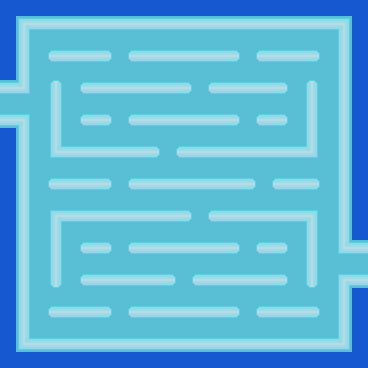

The image is a tile-based game level rendered from a .tmx file. Its description and complete source (layers, tilesets, objects, tile grids) follow:
An orthogonal 23x23 tile map with 16x16 px tiles, 2 tile layers (floor, walls).

<map version="1.10" tiledversion="1.10.1" orientation="orthogonal" renderorder="right-down" width="23" height="23" tilewidth="16" tileheight="16" infinite="0" nextlayerid="3" nextobjectid="1">
 <editorsettings>
  <export target="assets/yetimap.json" format="json" />
 </editorsettings>
 <tileset firstgid="1" name="pacmap" tilewidth="16" tileheight="16" tilecount="16" columns="4">
  <image source="pacmap.png" width="64" height="64" />
 </tileset>
 <layer id="1" name="floor" width="23" height="23">
  <data encoding="csv">
10,10,10,10,10,10,10,10,10,10,10,10,10,10,10,10,10,10,10,10,10,10,10,
10,6,6,6,6,6,6,6,6,6,6,6,6,6,6,6,6,6,6,6,6,10,10,
10,6,6,6,6,6,6,6,6,6,6,6,6,6,6,6,6,6,6,6,6,6,10,
10,6,6,6,6,6,6,6,6,6,6,6,6,6,6,6,6,6,6,6,6,6,10,
10,6,6,6,6,6,6,6,6,6,6,6,6,6,6,6,6,6,6,6,6,6,10,
6,6,6,6,6,6,6,6,6,6,6,6,6,6,6,6,6,6,6,6,6,6,10,
6,6,6,6,6,6,6,6,6,6,6,6,6,6,6,6,6,6,6,6,6,6,10,
6,6,6,6,6,6,6,6,6,6,6,6,6,6,6,6,6,6,6,6,6,6,10,
10,6,6,6,6,6,6,6,6,6,6,6,6,6,6,6,6,6,6,6,6,6,10,
10,6,6,6,6,6,6,6,6,6,6,6,6,6,6,6,6,6,6,6,6,6,10,
10,6,6,6,6,6,6,6,6,6,6,6,6,6,6,6,6,6,6,6,6,6,10,
10,6,6,6,6,6,6,6,6,6,6,6,6,6,6,6,6,6,6,6,6,6,10,
10,6,6,6,6,6,6,6,6,6,6,6,6,6,6,6,6,6,6,6,6,6,10,
10,6,6,6,6,6,6,6,6,6,6,6,6,6,6,6,6,6,6,6,6,6,10,
10,6,6,6,6,6,6,6,6,6,6,6,6,6,6,6,6,6,6,6,6,6,10,
10,6,6,6,6,6,6,6,6,6,6,6,6,6,6,6,6,6,6,6,6,6,6,
10,6,6,6,6,6,6,6,6,6,6,6,6,6,6,6,6,6,6,6,6,6,6,
10,6,6,6,6,6,6,6,6,6,6,6,6,6,6,6,6,6,6,6,6,6,6,
10,6,6,6,6,6,6,6,6,6,6,6,6,6,6,6,6,6,6,6,6,6,10,
10,6,6,6,6,6,6,6,6,6,6,6,6,6,6,6,6,6,6,6,6,6,10,
10,6,6,6,6,6,6,6,6,6,6,6,6,6,6,6,6,6,6,6,6,6,10,
10,6,6,6,6,6,6,6,6,6,6,6,6,6,6,10,10,10,10,10,10,6,10,
10,10,10,10,10,10,10,10,10,10,10,10,10,10,10,10,10,10,10,10,10,10,10
</data>
 </layer>
 <layer id="2" name="walls" width="23" height="23">
  <data encoding="csv">
0,0,0,0,0,0,0,0,0,0,0,0,0,0,0,0,0,0,0,0,0,0,0,
0,1,2,2,2,2,2,2,2,2,2,2,2,2,2,2,2,2,2,2,2,3,0,
0,5,0,0,0,0,0,0,0,0,0,0,0,0,0,0,0,0,0,0,0,5,0,
0,5,0,15,2,2,16,0,15,2,2,2,2,2,16,0,15,2,2,16,0,5,0,
0,5,0,0,0,0,0,0,0,0,0,0,0,0,0,0,0,0,0,0,0,5,0,
2,7,0,13,0,15,2,2,2,2,2,16,0,15,2,2,2,16,0,13,0,5,0,
0,0,0,5,0,0,0,0,0,0,0,0,0,0,0,0,0,0,0,5,0,5,0,
2,3,0,5,0,15,16,0,15,2,2,2,2,2,16,0,15,16,0,5,0,5,0,
0,5,0,5,0,0,0,0,0,0,0,0,0,0,0,0,0,0,0,5,0,5,0,
0,5,0,9,2,2,2,2,2,16,0,15,2,2,2,2,2,2,2,7,0,5,0,
0,5,0,0,0,0,0,0,0,0,0,0,0,0,0,0,0,0,0,0,0,5,0,
0,5,0,15,2,2,16,0,15,2,2,2,2,2,2,16,0,15,2,16,0,5,0,
0,5,0,0,0,0,0,0,0,0,0,0,0,0,0,0,0,0,0,0,0,5,0,
0,5,0,1,2,2,2,2,2,2,2,16,0,15,2,2,2,2,2,3,0,5,0,
0,5,0,5,0,0,0,0,0,0,0,0,0,0,0,0,0,0,0,5,0,5,0,
0,5,0,5,0,15,16,0,15,2,2,2,2,2,16,0,15,16,0,5,0,9,2,
0,5,0,5,0,0,0,0,0,0,0,0,0,0,0,0,0,0,0,5,0,0,0,
0,5,0,14,0,15,2,2,2,2,16,0,15,2,2,2,2,16,0,14,0,1,2,
0,5,0,0,0,0,0,0,0,0,0,0,0,0,0,0,0,0,0,0,0,5,0,
0,5,0,15,2,2,16,0,15,2,2,2,2,2,16,0,15,2,2,16,0,5,0,
0,5,0,0,0,0,0,0,0,0,0,0,0,0,0,0,0,0,0,0,0,5,0,
0,9,2,2,2,2,2,2,2,2,2,2,2,2,2,2,2,2,2,2,2,7,0,
0,0,0,0,0,0,0,0,0,0,0,0,0,0,0,0,0,0,0,0,0,0,0
</data>
 </layer>
</map>